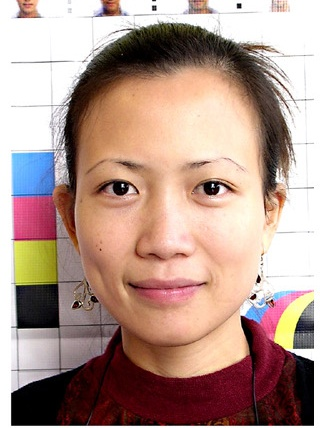
#> input picture img.jpg, 320 x 428 px
$ python 'Face Blurring.py'
#> lines starting #> are read from the running program, lines starting #| are printed output that depends on the picture
# Importing libraries
import numpy as np
import cv2
import matplotlib.pyplot as plt

# A function called showimage  for showing the images
def showimage(img):
	plt.imshow(img, cmap="gray")
	plt.axis('off')
	plt.style.use('seaborn')
	plt.show()

# Reading an image using OpenCV --> OpenCV reads images by default in BGR format
image = cv2.imread("img.jpg")
#> image is the input picture: shape (428, 320, 3); mean B, G, R 139.9, 150.5, 179.1

# Converting BGR image into a RGB image
image = cv2.cvtColor(image, cv2.COLOR_BGR2GRAY)
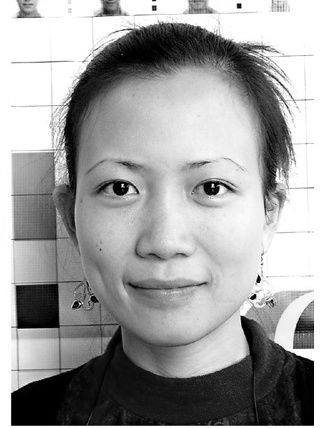
#> image: shape (428, 320); min 0, max 255, mean 157.9

# show the original image
showimage(image)

# Haar cascades are machine learning object detection algorithms.
detect_face = cv2.CascadeClassifier(cv2.data.haarcascades +'haarcascade_frontalface_alt.xml')
result = detect_face.detectMultiScale(image, 1.2, 1) # return number
#> result = [[50, 95, 240, 240]]
# print(result)  # saved in x y w h

# Draw rectangle around the faces which is in ( saved in x y w h ) region of interest (ROI)
for (x, y, w, h) in result:
	cv2.rectangle(image, (x, y), (x + w, y + h), (0, 255, 0), 2) # bulid rectangle
	roi = image[y:y+h, x:x+w]
	# applying a gaussian blur over this new rectangle area
	roi = cv2.GaussianBlur(roi, (23, 23), 30)
	# put the  blurred image on original image to get final image
	image[y:y+roi.shape[0], x:x+roi.shape[1]] = roi
#> this loop made 1 pass
#> pass 1, `roi = image[y:y+h, x:x+w]`:
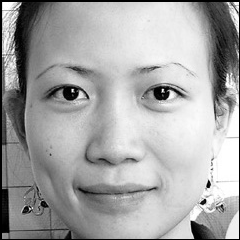
#> roi: shape (240, 240); min 0, max 255, mean 165.6
#> pass 1, `roi = cv2.GaussianBlur(roi, (23, 23), 30)`:
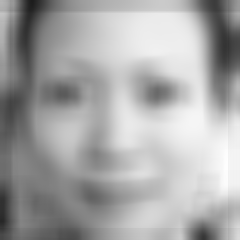
#> roi: shape (240, 240); min 29, max 254, mean 166.8
#> after the loop:
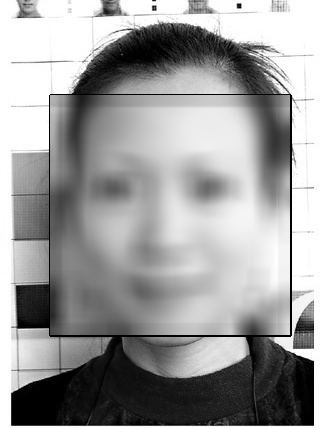
#> image: shape (428, 320); min 0, max 255, mean 155

# get the output
showimage(image)
